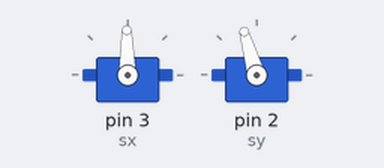
The sketch below on a simulated Arduino Uno, built with avr-gcc and run on an emulated ATmega328P. On the bench: 2 × servo.

Above: at 0.05 s.
At 1.45 s:
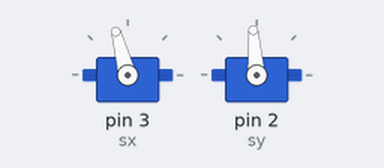
At 2.85 s:
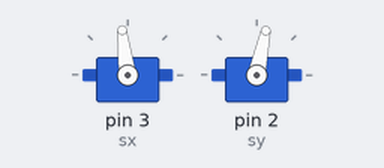
At 5.65 s:
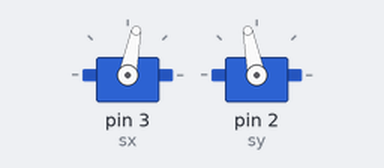
Timing chart, 0 to 8.5 s (numbered marks = the images above):
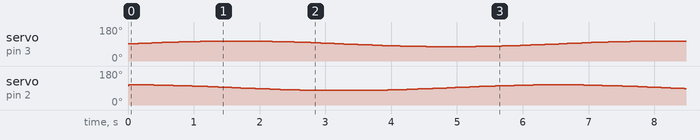

The sketch:

TVC_BI-TEST.ino
```cpp
#include <Servo.h>

Servo sx;
Servo sy;

float xcenter = 91;
float ycenter = 92;

float xpos = 0; //s3
float ypos = 10; //s2

float t;

void setup() {
sx.attach(3);
sy.attach(2);
}

void loop() {
sx.write(xcenter + xpos);
sy.write(ycenter + ypos);

xpos = 15 * sin(t);
ypos = 15 * cos(t);

t += 0.01;

delay(10);
}
```
